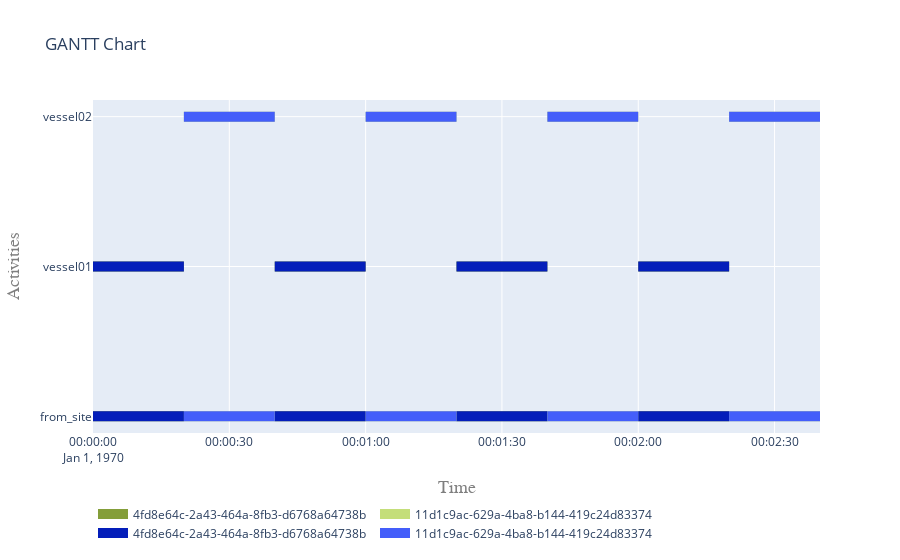

Notebook code for this chart:
### Markdown cell above
##### 5.2 Visualise gantt charts

### Code cell
fig = plot.get_gantt_chart([from_site, vessel01, vessel02])

### Figure 1 — Plotly figure (JSON) as saved in the notebook; plotly's stock layout.template omitted (floating-point values rounded to 4 significant figures)
{"data": [{"connectgaps": false, "hoverinfo": "y+name", "line": {"color": "rgb(132,158,58)", "width": 10}, "mode": "lines", "name": "4fd8e64c-2a43-464a-8fb3-d6768a64738b", "type": "scatter", "x": ["1970-01-01T00:00:00", "1970-01-01T00:00:00", "1970-01-01T00:00:20", "1970-01-01T00:00:20", "1970-01-01T00:00:20", "1970-01-01T00:00:40", "1970-01-01T00:00:40", "1970-01-01T00:01:00", "1970-01-01T00:01:00", "1970-01-01T00:01:00", "1970-01-01T00:01:20", "1970-01-01T00:01:20", "1970-01-01T00:01:40", "1970-01-01T00:01:40", "1970-01-01T00:01:40", "1970-01-01T00:02:00", "1970-01-01T00:02:00", "1970-01-01T00:02:20", "1970-01-01T00:02:20", "1970-01-01T00:02:20", "1970-01-01T00:00:00", "1970-01-01T00:00:00", "1970-01-01T00:00:20", "1970-01-01T00:00:20", "1970-01-01T00:00:20", "1970-01-01T00:00:40", "1970-01-01T00:00:40", "1970-01-01T00:01:00", "1970-01-01T00:01:00", "1970-01-01T00:01:00", "1970-01-01T00:01:20", "1970-01-01T00:01:20", "1970-01-01T00:01:40", "1970-01-01T00:01:40", "1970-01-01T00:01:40", "1970-01-01T00:02:00", "1970-01-01T00:02:00", "1970-01-01T00:02:20", "1970-01-01T00:02:20", "1970-01-01T00:02:20"], "y": ["from_site", "from_site", "from_site", "from_site", null, "from_site", "from_site", "from_site", "from_site", null, "from_site", "from_site", "from_site", "from_site", null, "from_site", "from_site", "from_site", "from_site", null, "vessel01", "vessel01", "vessel01", "vessel01", null, "vessel01", "vessel01", "vessel01", "vessel01", null, "vessel01", "vessel01", "vessel01", "vessel01", null, "vessel01", "vessel01", "vessel01", "vessel01", null]}, {"connectgaps": false, "hoverinfo": "y+name", "line": {"color": "rgb(196,222,122)", "width": 10}, "mode": "lines", "name": "11d1c9ac-629a-4ba8-b144-419c24d83374", "type": "scatter", "x": ["1970-01-01T00:00:20", "1970-01-01T00:00:20", "1970-01-01T00:00:40", "1970-01-01T00:00:40", "1970-01-01T00:00:40", "1970-01-01T00:01:00", "1970-01-01T00:01:00", "1970-01-01T00:01:20", "1970-01-01T00:01:20", "1970-01-01T00:01:20", "1970-01-01T00:01:40", "1970-01-01T00:01:40", "1970-01-01T00:02:00", "1970-01-01T00:02:00", "1970-01-01T00:02:00", "1970-01-01T00:02:20", "1970-01-01T00:02:20", "1970-01-01T00:02:40", "1970-01-01T00:02:40", "1970-01-01T00:02:40", "1970-01-01T00:00:20", "1970-01-01T00:00:20", "1970-01-01T00:00:40", "1970-01-01T00:00:40", "1970-01-01T00:00:40", "1970-01-01T00:01:00", "1970-01-01T00:01:00", "1970-01-01T00:01:20", "1970-01-01T00:01:20", "1970-01-01T00:01:20", "1970-01-01T00:01:40", "1970-01-01T00:01:40", "1970-01-01T00:02:00", "1970-01-01T00:02:00", "1970-01-01T00:02:00", "1970-01-01T00:02:20", "1970-01-01T00:02:20", "1970-01-01T00:02:40", "1970-01-01T00:02:40", "1970-01-01T00:02:40"], "y": ["from_site", "from_site", "from_site", "from_site", null, "from_site", "from_site", "from_site", "from_site", null, "from_site", "from_site", "from_site", "from_site", null, "from_site", "from_site", "from_site", "from_site", null, "vessel02", "vessel02", "vessel02", "vessel02", null, "vessel02", "vessel02", "vessel02", "vessel02", null, "vessel02", "vessel02", "vessel02", "vessel02", null, "vessel02", "vessel02", "vessel02", "vessel02", null]}, {"connectgaps": false, "hoverinfo": "y+name", "line": {"color": "rgb(4,30,186)", "width": 10}, "mode": "lines", "name": "4fd8e64c-2a43-464a-8fb3-d6768a64738b", "type": "scatter", "x": ["1970-01-01T00:00:00", "1970-01-01T00:00:00", "1970-01-01T00:00:20", "1970-01-01T00:00:20", "1970-01-01T00:00:20", "1970-01-01T00:00:40", "1970-01-01T00:00:40", "1970-01-01T00:01:00", "1970-01-01T00:01:00", "1970-01-01T00:01:00", "1970-01-01T00:01:20", "1970-01-01T00:01:20", "1970-01-01T00:01:40", "1970-01-01T00:01:40", "1970-01-01T00:01:40", "1970-01-01T00:02:00", "1970-01-01T00:02:00", "1970-01-01T00:02:20", "1970-01-01T00:02:20", "1970-01-01T00:02:20", "1970-01-01T00:00:00", "1970-01-01T00:00:00", "1970-01-01T00:00:20", "1970-01-01T00:00:20", "1970-01-01T00:00:20", "1970-01-01T00:00:40", "1970-01-01T00:00:40", "1970-01-01T00:01:00", "1970-01-01T00:01:00", "1970-01-01T00:01:00", "1970-01-01T00:01:20", "1970-01-01T00:01:20", "1970-01-01T00:01:40", "1970-01-01T00:01:40", "1970-01-01T00:01:40", "1970-01-01T00:02:00", "1970-01-01T00:02:00", "1970-01-01T00:02:20", "1970-01-01T00:02:20", "1970-01-01T00:02:20"], "y": ["from_site", "from_site", "from_site", "from_site", null, "from_site", "from_site", "from_site", "from_site", null, "from_site", "from_site", "from_site", "from_site", null, "from_site", "from_site", "from_site", "from_site", null, "vessel01", "vessel01", "vessel01", "vessel01", null, "vessel01", "vessel01", "vessel01", "vessel01", null, "vessel01", "vessel01", "vessel01", "vessel01", null, "vessel01", "vessel01", "vessel01", "vessel01", null]}, {"connectgaps": false, "hoverinfo": "y+name", "line": {"color": "rgb(68,94,250)", "width": 10}, "mode": "lines", "name": "11d1c9ac-629a-4ba8-b144-419c24d83374", "type": "scatter", "x": ["1970-01-01T00:00:20", "1970-01-01T00:00:20", "1970-01-01T00:00:40", "1970-01-01T00:00:40", "1970-01-01T00:00:40", "1970-01-01T00:01:00", "1970-01-01T00:01:00", "1970-01-01T00:01:20", "1970-01-01T00:01:20", "1970-01-01T00:01:20", "1970-01-01T00:01:40", "1970-01-01T00:01:40", "1970-01-01T00:02:00", "1970-01-01T00:02:00", "1970-01-01T00:02:00", "1970-01-01T00:02:20", "1970-01-01T00:02:20", "1970-01-01T00:02:40", "1970-01-01T00:02:40", "1970-01-01T00:02:40", "1970-01-01T00:00:20", "1970-01-01T00:00:20", "1970-01-01T00:00:40", "1970-01-01T00:00:40", "1970-01-01T00:00:40", "1970-01-01T00:01:00", "1970-01-01T00:01:00", "1970-01-01T00:01:20", "1970-01-01T00:01:20", "1970-01-01T00:01:20", "1970-01-01T00:01:40", "1970-01-01T00:01:40", "1970-01-01T00:02:00", "1970-01-01T00:02:00", "1970-01-01T00:02:00", "1970-01-01T00:02:20", "1970-01-01T00:02:20", "1970-01-01T00:02:40", "1970-01-01T00:02:40", "1970-01-01T00:02:40"], "y": ["from_site", "from_site", "from_site", "from_site", null, "from_site", "from_site", "from_site", "from_site", null, "from_site", "from_site", "from_site", "from_site", null, "from_site", "from_site", "from_site", "from_site", null, "vessel02", "vessel02", "vessel02", "vessel02", null, "vessel02", "vessel02", "vessel02", "vessel02", null, "vessel02", "vessel02", "vessel02", "vessel02", null, "vessel02", "vessel02", "vessel02", "vessel02", null]}], "layout": {"hovermode": "closest", "legend": {"orientation": "h", "x": 0, "y": -0.2}, "title": {"text": "GANTT Chart"}, "xaxis": {"range": ["1970-01-01T00:00:00", "1970-01-01T00:02:40"], "title": {"font": {"color": "#7f7f7f", "family": "Courier New, monospace", "size": 18}, "text": "Time"}}, "yaxis": {"title": {"font": {"color": "#7f7f7f", "family": "Courier New, monospace", "size": 18}, "text": "Activities"}}}}
